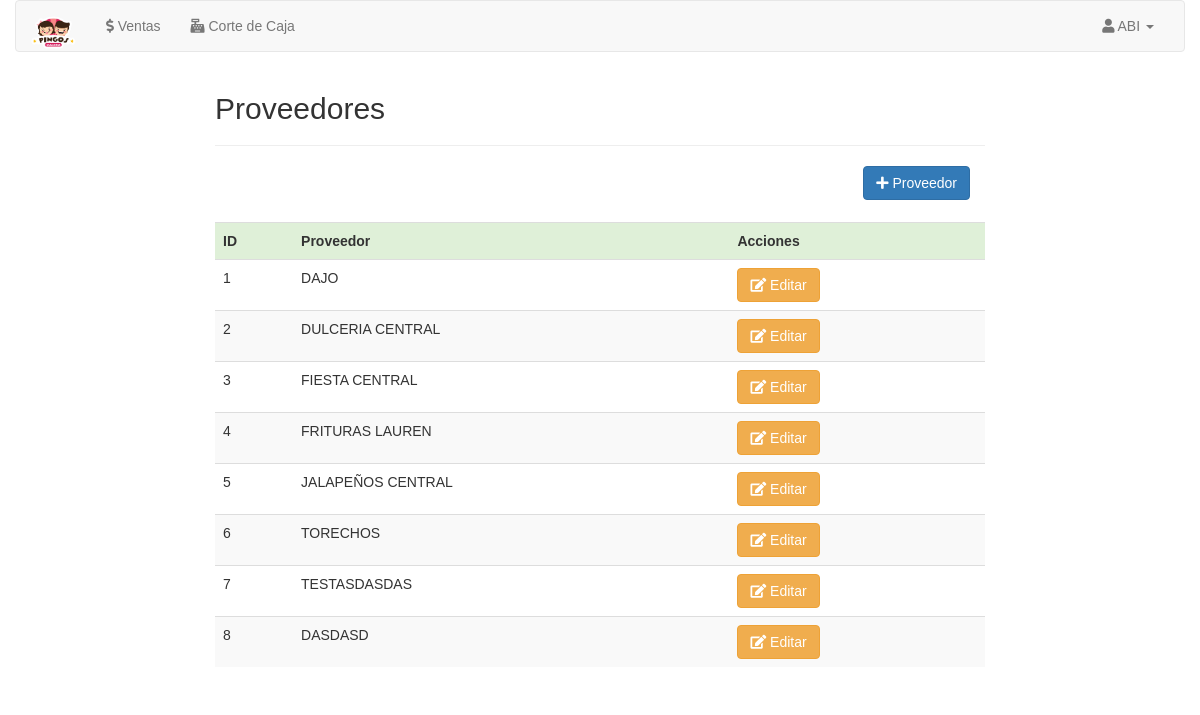
Page /proveedores.php (signed in) on the committed database.
### tables this page shows
CREATE TABLE `proveedores` (
  `id_proveedores` int(255) NOT NULL AUTO_INCREMENT,
  `nombre_proveedores` varchar(255) DEFAULT NULL,
  PRIMARY KEY (`id_proveedores`)
);

### proveedores.php (the view, shortened to what this page needs)
<?php
	$link = Conectarse();
	$consulta = "SELECT * FROM proveedores";
	$result = mysqli_query($link, $consulta);
	if($result){
		while($fila = mysqli_fetch_assoc($result)){
			$proveedores[] = $fila;
		}
	}
	else{
		die("Error en la consulta $consulta". mysqli_error($link));
	}
?>
<!DOCTYPE html>
<html lang="es">
	<head>
    <?php include("styles.php"); ?>
	</head>
	<body>
    <div class="container-fluid">
			<?php include("menu.php"); ?>
		</div>
    <section class="container">
			<strong>
				<h2>Proveedores</h2>
			</strong>
			<hr>
			<div class="col-md-12 text-right">
				<button id="nuevo" type="button" class="btn btn-primary" >
					<i class="fa fa-plus"></i> Proveedor
				</button>
			</div >
		</section>
    <br>
    <section class="container">
			<table class="table table-striped">
				<tr class="success">
					<td><strong>ID</strong></td>
					<td><strong>Proveedor</strong></td>
					<td><strong>Acciones</strong></td>
				</tr>
				<?php foreach($proveedores AS $i=>$fila){	?>
					<tr class="">
						<td><?php echo $fila["id_proveedores"] ?></td>
						<td><?php echo $fila["nombre_proveedores"] ?></td>
						<td>
								<button class="btn btn-warning btn_editar" type="button"
								data-id_registro="<?php echo $fila["id_proveedores"]?>"
								>
									<i class="fas fa-edit" ></i> Editar
								</button>
						</td>
					</tr>
					<?php
					}
				?>
			</table>
			</section>
        <?php print_r ($departamentos)?>
	</body>
</html>

### rows in the picture
proveedores: id_proveedores "1", nombre_proveedores "DAJO"
proveedores: id_proveedores "2", nombre_proveedores "DULCERIA CENTRAL"
proveedores: id_proveedores "3", nombre_proveedores "FIESTA CENTRAL"
proveedores: id_proveedores "4", nombre_proveedores "FRITURAS LAUREN"
proveedores: id_proveedores "5", nombre_proveedores "JALAPEÑOS CENTRAL"
proveedores: id_proveedores "6", nombre_proveedores "TORECHOS"
proveedores: id_proveedores "7", nombre_proveedores "TESTASDASDAS"
proveedores: id_proveedores "8", nombre_proveedores "DASDASD"

### other values in the picture
$_COOKIE["nombre_usuarios"] "ABI"
